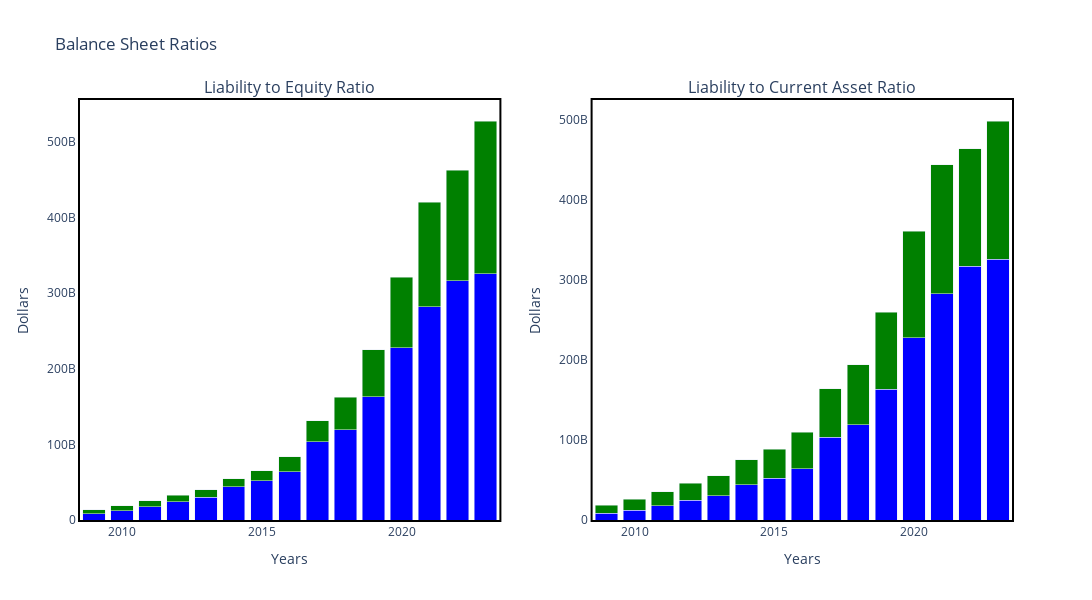

Write notebook code for a chart like this one.
### Code cell
balance = balance.reset_index()
# Create subplots
fig = make_subplots(rows=1, cols=2, subplot_titles=('Liability to Equity Ratio', 'Liability to Current Asset Ratio'))

# First subplot for 'Liability to Equity ratio'
fig.add_trace(
    go.Bar(name='Liability', x=balance['Year'], y=balance['Liability'], marker_color='blue'),
    row=1, col=1
)
fig.add_trace(
    go.Bar(name='Total Stockholders Equity', x=balance['Year'], y=balance['Total Stockholders equity'], marker_color='green'),
    row=1, col=1
)

# Second subplot for 'Liability to Current Asset Ratio'
fig.add_trace(
    go.Bar(name='Liability', x=balance['Year'], y=balance['Liability'], marker_color='blue'),
    row=1, col=2
)
fig.add_trace(
    go.Bar(name='Current Assets', x=balance['Year'], y=balance['Current Assets'], marker_color='green'),
    row=1, col=2
)

# Update the layout for a cleaner look
fig.update_layout(
    title_text='Balance Sheet Ratios',
    showlegend=False,
    plot_bgcolor='white',
    height=600, width=1200
)

# Update xaxes and yaxes titles
fig.update_xaxes(title_text='Years', row=1, col=1)
fig.update_xaxes(title_text='Years', row=1, col=2)
fig.update_yaxes(title_text='Dollars', row=1, col=1)
fig.update_yaxes(title_text='Dollars', row=1, col=2)

# Make the bar charts stacked
fig.update_layout(barmode='stack')

# Remove the 'spines' (In plotly, they are called 'lines')
fig.update_xaxes(showline=True, linewidth=2, linecolor='black', mirror=True)
fig.update_yaxes(showline=True, linewidth=2, linecolor='black', mirror=True)

# Show the plot
fig.show()

### Figure 1 — Plotly figure (JSON) as saved in the notebook; plotly's stock layout.template omitted (floating-point values rounded to 4 significant figures)
{"data": [{"marker": {"color": "blue"}, "name": "Liability", "type": "bar", "x": [2009, 2010, 2011, 2012, 2013, 2014, 2015, 2016, 2017, 2018, 2019, 2020, 2021, 2022, 2023], "xaxis": "x", "y": [8556000000, 11933000000, 17521000000, 24363000000, 30413000000, 43764000000, 52060000000, 64117000000, 103601000000, 119099000000, 163188000000, 227791000000, 282304000000, 316632000000, 325979000000], "yaxis": "y"}, {"marker": {"color": "green"}, "name": "Total Stockholders Equity", "type": "bar", "x": [2009, 2010, 2011, 2012, 2013, 2014, 2015, 2016, 2017, 2018, 2019, 2020, 2021, 2022, 2023], "xaxis": "x", "y": [5257000000, 6864000000, 7757000000, 8192000000, 9746000000, 10741000000, 13384000000, 19285000000, 27709000000, 43549000000, 62060000000, 93404000000, 138245000000, 146043000000, 201875000000], "yaxis": "y"}, {"marker": {"color": "blue"}, "name": "Liability", "type": "bar", "x": [2009, 2010, 2011, 2012, 2013, 2014, 2015, 2016, 2017, 2018, 2019, 2020, 2021, 2022, 2023], "xaxis": "x2", "y": [8556000000, 11933000000, 17521000000, 24363000000, 30413000000, 43764000000, 52060000000, 64117000000, 103601000000, 119099000000, 163188000000, 227791000000, 282304000000, 316632000000, 325979000000], "yaxis": "y2"}, {"marker": {"color": "green"}, "name": "Current Assets", "type": "bar", "x": [2009, 2010, 2011, 2012, 2013, 2014, 2015, 2016, 2017, 2018, 2019, 2020, 2021, 2022, 2023], "xaxis": "x2", "y": [9797000000, 13747000000, 17490000000, 21296000000, 24625000000, 31327000000, 36474000000, 45781000000, 60197000000, 75101000000, 96334000000, 132733000000, 161580000000, 146791000000, 172351000000], "yaxis": "y2"}], "layout": {"annotations": [{"font": {"size": 16}, "showarrow": false, "text": "Liability to Equity Ratio", "x": 0.225, "xanchor": "center", "xref": "paper", "y": 1, "yanchor": "bottom", "yref": "paper"}, {"font": {"size": 16}, "showarrow": false, "text": "Liability to Current Asset Ratio", "x": 0.775, "xanchor": "center", "xref": "paper", "y": 1, "yanchor": "bottom", "yref": "paper"}], "barmode": "stack", "height": 600, "plot_bgcolor": "white", "showlegend": false, "title": {"text": "Balance Sheet Ratios"}, "width": 1200, "xaxis": {"anchor": "y", "domain": [0, 0.45], "linecolor": "black", "linewidth": 2, "mirror": true, "showline": true, "title": {"text": "Years"}}, "xaxis2": {"anchor": "y2", "domain": [0.55, 1], "linecolor": "black", "linewidth": 2, "mirror": true, "showline": true, "title": {"text": "Years"}}, "yaxis": {"anchor": "x", "domain": [0, 1], "linecolor": "black", "linewidth": 2, "mirror": true, "showline": true, "title": {"text": "Dollars"}}, "yaxis2": {"anchor": "x2", "domain": [0, 1], "linecolor": "black", "linewidth": 2, "mirror": true, "showline": true, "title": {"text": "Dollars"}}}}
